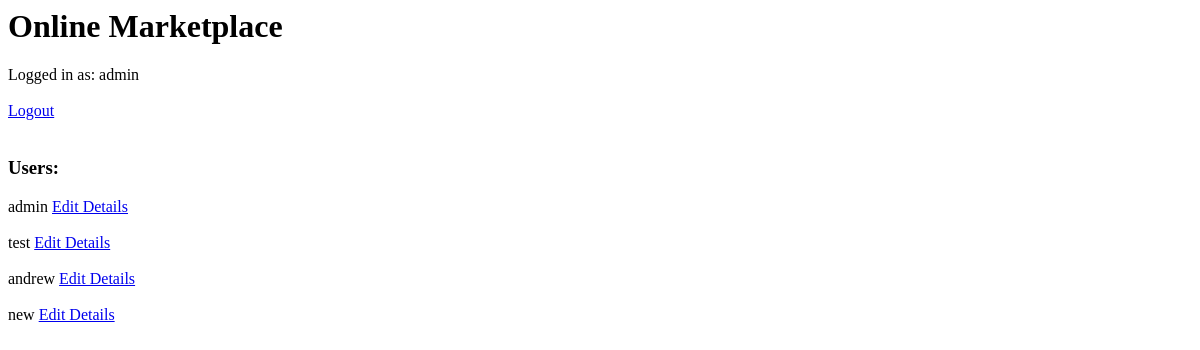
/admin, run on an earlier commit of the app's database.
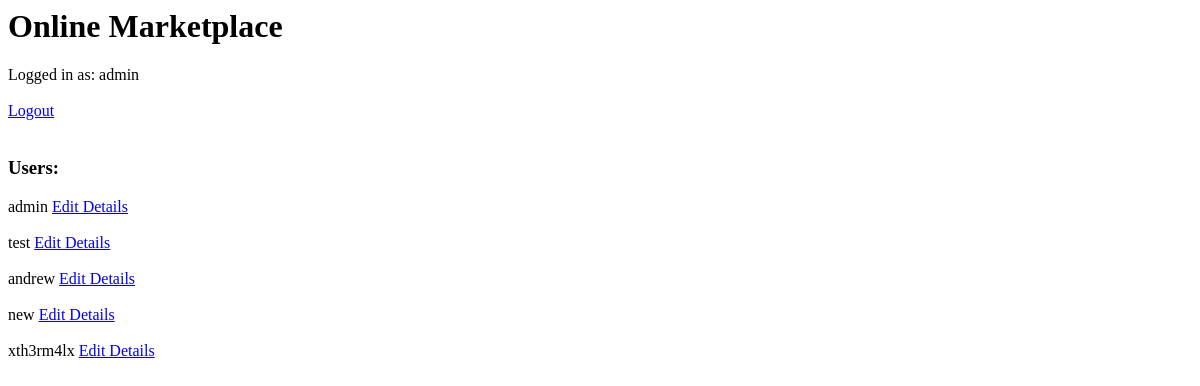
And on a later commit of the database.
### application/models.py (models this page shows)
class Users(db.Model):
    username = db.Column(db.String(30), primary_key = True)
    password = db.Column(db.String(30), nullable = False)
    items = db.relationship('Inventory', backref = 'users')

### application/routes.py (the view)
@app.route('/admin', methods = ['GET', 'POST'])
def admin():
    error = ""
    form = LoginForm()
    all = Users.query.all()
    return render_template('admin.html', form = form, message = error, all = all)

### application/templates/admin.html
{% extends "layout.html" %}
{% block body %}
Logged in as: admin <br><br>
<a href = {{ url_for('login') }}>Logout</a><br> <br>
<h3>Users:</h3>
{% for i in all %}
<div class='form'>
    {{ i.username }}
    <a href = {{ url_for('edit_admin', username = i.username) }}>Edit Details</a><br> <br>
</div>
{% endfor %}
{% endblock body %}

What changed in the data, as far as the page shows it:
added Users: username "xth3rm4lx"
